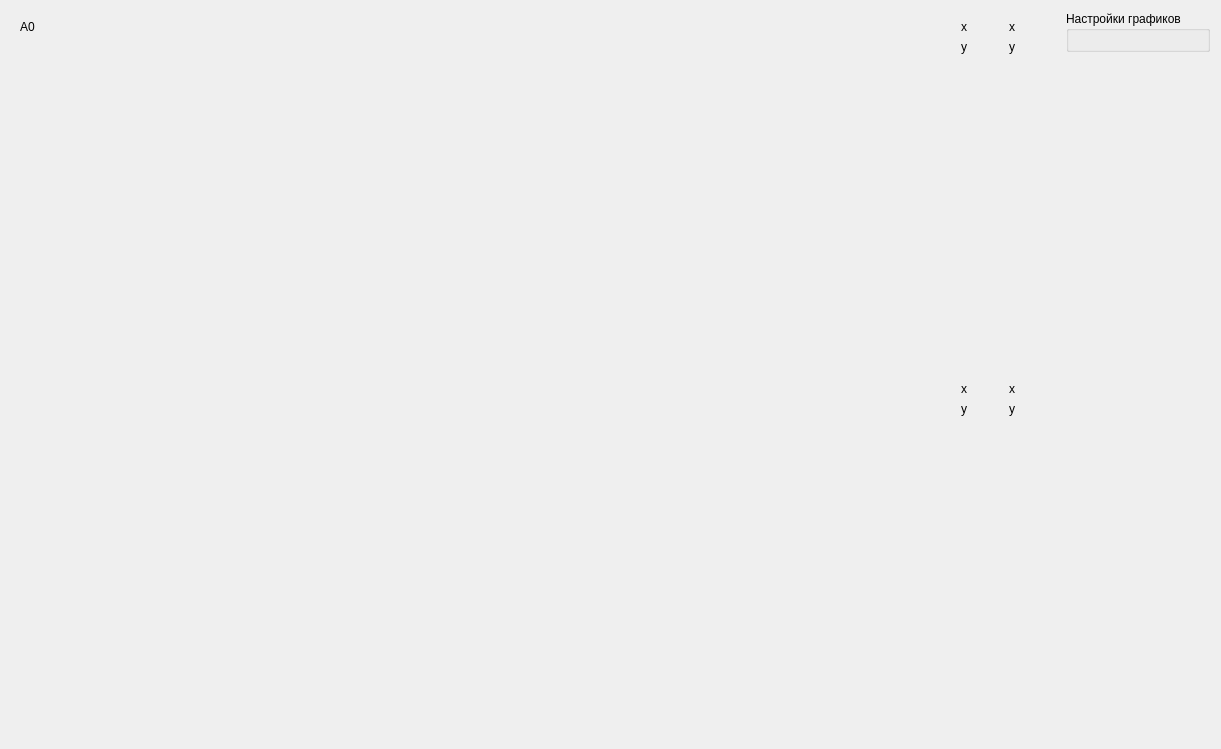
         <widget class="QWidget" name="tabPulse">
          <attribute name="title">
           <string>Пульс</string>
          </attribute>
          <layout class="QGridLayout" name="gridLayout_8">
           <item row="1" column="1">
            <widget class="QGroupBox" name="KGRsettings_2">
             <property name="sizePolicy">
              <sizepolicy hsizetype="Maximum" vsizetype="Preferred">
               <horstretch>0</horstretch>
               <verstretch>0</verstretch>
              </sizepolicy>
             </property>
             <property name="title">
              <string>Настройки графиков</string>
             </property>
             <layout class="QFormLayout" name="formLayout_3"/>
            </widget>
           </item>
           <item row="2" column="1">
            <spacer name="verticalSpacer_7">
             <property name="orientation">
              <enum>Qt::Vertical</enum>
             </property>
             <property name="sizeHint" stdset="0">
              <size>
               <width>20</width>
               <height>40</height>
              </size>
             </property>
            </spacer>
           </item>
           <item row="1" column="0" rowspan="2">
            <layout class="QVBoxLayout" name="verticalLayout_4">
             <item>
              <widget class="QCustomPlot" name="plotPulse" native="true">
               <property name="minimumSize">
                <size>
                 <width>0</width>
                 <height>0</height>
                </size>
               </property>
               <property name="maximumSize">
                <size>
                 <width>16777215</width>
                 <height>16777215</height>
                </size>
               </property>
               <layout class="QGridLayout" name="gridLayout_11">
                <item row="0" column="0">
                 <widget class="QLabel" name="APulse">
                  <property name="text">
                   <string>А0</string>
                  </property>
                 </widget>
                </item>
                <item row="0" column="1" rowspan="2">
                 <widget class="QLabel" name="label_63">
                  <property name="text">
                   <string>x</string>
                  </property>
                 </widget>
                </item>
                <item row="0" column="2" rowspan="2">
                 <widget class="QLabel" name="labelPulsex1">
                  <property name="minimumSize">
                   <size>
                    <width>30</width>
                    <height>0</height>
                   </size>
                  </property>
                  <property name="text">
                   <string/>
                  </property>
                 </widget>
                </item>
                <item row="0" column="3" rowspan="2">
                 <widget class="QLabel" name="label_64">
                  <property name="text">
                   <string>x</string>
                  </property>
                 </widget>
                </item>
                <item row="0" column="4" rowspan="2">
                 <widget class="QLabel" name="labelPulsex2">
                  <property name="minimumSize">
                   <size>
                    <width>30</width>
                    <height>0</height>
                   </size>
                  </property>
                  <property name="text">
                   <string/>
                  </property>
                 </widget>
                </item>
                <item row="1" column="0" rowspan="2">
                 <spacer name="horizontalSpacer_15">
                  <property name="orientation">
                   <enum>Qt::Horizontal</enum>
                  </property>
                  <property name="sizeHint" stdset="0">
                   <size>
                    <width>935</width>
                    <height>20</height>
                   </size>
                  </property>
                 </spacer>
                </item>
                <item row="2" column="1">
                 <widget class="QLabel" name="label_61">
                  <property name="text">
                   <string>y</string>
                  </property>
                 </widget>
                </item>
                <item row="2" column="2">
                 <widget class="QLabel" name="labelPulsey1">
                  <property name="minimumSize">
                   <size>
                    <width>30</width>
                    <height>0</height>
                   </size>
                  </property>
                  <property name="text">
                   <string/>
                  </property>
                 </widget>
                </item>
                <item row="2" column="3">
                 <widget class="QLabel" name="label_62">
                  <property name="text">
                   <string>y</string>
                  </property>
                 </widget>
                </item>
                <item row="2" column="4">
                 <widget class="QLabel" name="labelPulsey2">
                  <property name="minimumSize">
                   <size>
                    <width>30</width>
                    <height>0</height>
                   </size>
                  </property>
                  <property name="text">
                   <string/>
                  </property>
                 </widget>
                </item>
                <item row="3" column="0" colspan="5">
                 <spacer name="verticalSpacer_19">
                  <property name="orientation">
                   <enum>Qt::Vertical</enum>
                  </property>
                  <property name="sizeHint" stdset="0">
                   <size>
                    <width>1031</width>
                    <height>304</height>
                   </size>
                  </property>
                 </spacer>
                </item>
               </layout>
              </widget>
             </item>
             <item>
              <widget class="QCustomPlot" name="plotPulseRR" native="true">
               <property name="minimumSize">
                <size>
                 <width>0</width>
                 <height>0</height>
                </size>
               </property>
               <property name="maximumSize">
                <size>
                 <width>16777215</width>
                 <height>16777215</height>
                </size>
               </property>
               <layout class="QGridLayout" name="gridLayout_21">
                <item row="0" column="0" rowspan="2">
                 <spacer name="horizontalSpacer_14">
                  <property name="orientation">
                   <enum>Qt::Horizontal</enum>
                  </property>
                  <property name="sizeHint" stdset="0">
                   <size>
                    <width>935</width>
                    <height>20</height>
                   </size>
                  </property>
                 </spacer>
                </item>
                <item row="0" column="1">
                 <widget class="QLabel" name="label_59">
                  <property name="text">
                   <string>x</string>
                  </property>
                 </widget>
                </item>
                <item row="0" column="2">
                 <widget class="QLabel" name="labelPulseRRx1">
                  <property name="minimumSize">
                   <size>
                    <width>30</width>
                    <height>0</height>
                   </size>
                  </property>
                  <property name="text">
                   <string/>
                  </property>
                 </widget>
                </item>
                <item row="0" column="3">
                 <widget class="QLabel" name="label_60">
                  <property name="text">
                   <string>x</string>
                  </property>
                 </widget>
                </item>
                <item row="0" column="4">
                 <widget class="QLabel" name="labelPulseRRx2">
                  <property name="minimumSize">
                   <size>
                    <width>30</width>
                    <height>0</height>
                   </size>
                  </property>
                  <property name="text">
                   <string/>
                  </property>
                 </widget>
                </item>
                <item row="1" column="1">
                 <widget class="QLabel" name="label_57">
                  <property name="text">
                   <string>y</string>
                  </property>
                 </widget>
                </item>
                <item row="1" column="2">
                 <widget class="QLabel" name="labelPulseRRy1">
                  <property name="minimumSize">
                   <size>
                    <width>30</width>
                    <height>0</height>
                   </size>
                  </property>
                  <property name="text">
                   <string/>
                  </property>
                 </widget>
                </item>
                <item row="1" column="3">
                 <widget class="QLabel" name="label_58">
                  <property name="text">
                   <string>y</string>
                  </property>
                 </widget>
                </item>
                <item row="1" column="4">
                 <widget class="QLabel" name="labelPulseRRy2">
                  <property name="minimumSize">
                   <size>
                    <width>30</width>
                    <height>0</height>
                   </size>
                  </property>
                  <property name="text">
                   <string/>
                  </property>
                 </widget>
                </item>
                <item row="2" column="0" colspan="5">
                 <spacer name="verticalSpacer_18">
                  <property name="orientation">
                   <enum>Qt::Vertical</enum>
                  </property>
                  <property name="sizeHint" stdset="0">
                   <size>
                    <width>1031</width>
                    <height>313</height>
                   </size>
                  </property>
                 </spacer>
                </item>
               </layout>
              </widget>
             </item>
            </layout>
           </item>
          </layout>
         </widget>
